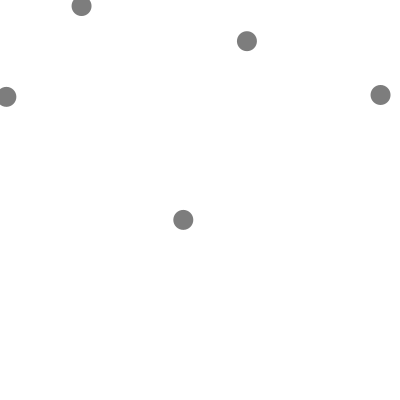
Frame 1 (no input)
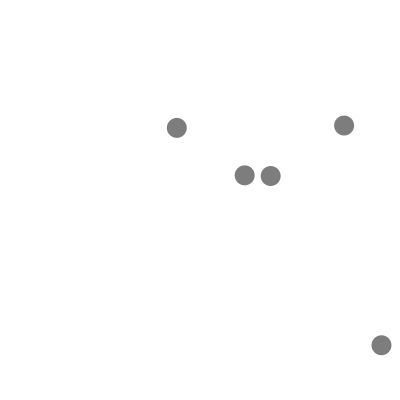
Frame 60 (the mouse pressed at the canvas centre just before this capture)
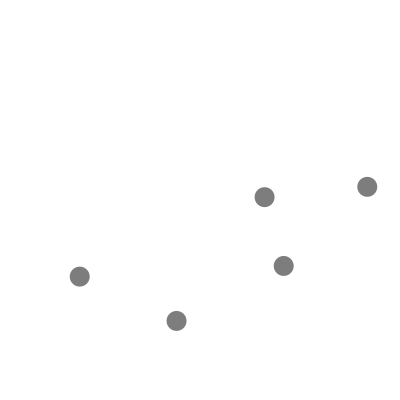
Frame 120 (the mouse held since frame 60 and released just before this capture)

The Processing sketch that drew these frames (run headless with seeded random() and noise(); from frame 60 on, the mouse is pressed at the canvas centre):

// Processing sketch: processing_67013
// ── processing_67013.pde

// BOUNCING BALLS -------------------------------
int numBalls = 5;


float[] speedX = new float[numBalls];
float[] speedY = new float[numBalls];
float[] ballX = new float[numBalls];
float[] ballY = new float[numBalls];

float gravity;



void setup() {
  size(400, 400);
  smooth();
  noStroke();
  frameRate(60);

  for (int i = 0; i < numBalls; i++) {
    speedX[i] = random(0, 5);
    speedY[i] = random(0, 10);
    ballX[i] = random(width);
    ballY[i] = random(height);
  }
  //  
  //  ballX = int(random(0,width));
  //  ballY = int(random(0,height));
  //  
  //  speedX = 5;
  //  speedY = 10;

  gravity = 0.6;
}

void draw() {
  background(255);
  fill(125);

  for (int i = 0; i < numBalls; i++) {
    ellipse(ballX[i], ballY[i], 20, 20);
    ballX[i] += speedX[i];
    ballY[i] += speedY[i];

    if (ballY[i] >= height || ballY[i] <= 0 ) {
      // This is important, so that speedY slows down when it hits the edges
      // Not necessary for speedX for some reason
      speedY[i] *= -0.95;
    }
    if (ballX[i] >= width || ballX[i] <= 0 ) {
      speedX[i] *= -1;
    }

    // Add gravity to speedY here, instead of at the end
    speedY[i] += gravity;


    // Limit bottom EDGE of the ball (not the center position of the ball) to the bottom of the screen
    if (ballY[i] >= 390) {
      ballY[i] = 390;
      speedY[i] *= 0.944;
      speedX[i] *= 0.95;
    }

    // Make SpeedX 0 if it's moving too slow horizontally
    if (speedX[i] < 0.08 && speedX[i] > -0.08) {
      speedX[i] = 0;
    }

    // Make SpeedY 0 if it's moving too slow horizontally
    if (ballY[i] == 390 && speedY[i] > 9.5 && speedY[i] < 10) {
      speedY[i] = 0;
    }

    // If both speeds are 0, stop the animation
//    if (speedY[i] == 0 && speedX[i] == 0) {
//      noLoop();
//    }
  }




  // Debugging
//  println("Position X: " + ballX + "; Position Y: " + ballY + "; Speed X: " + speedX + "; Speed Y: " + speedY);
}
